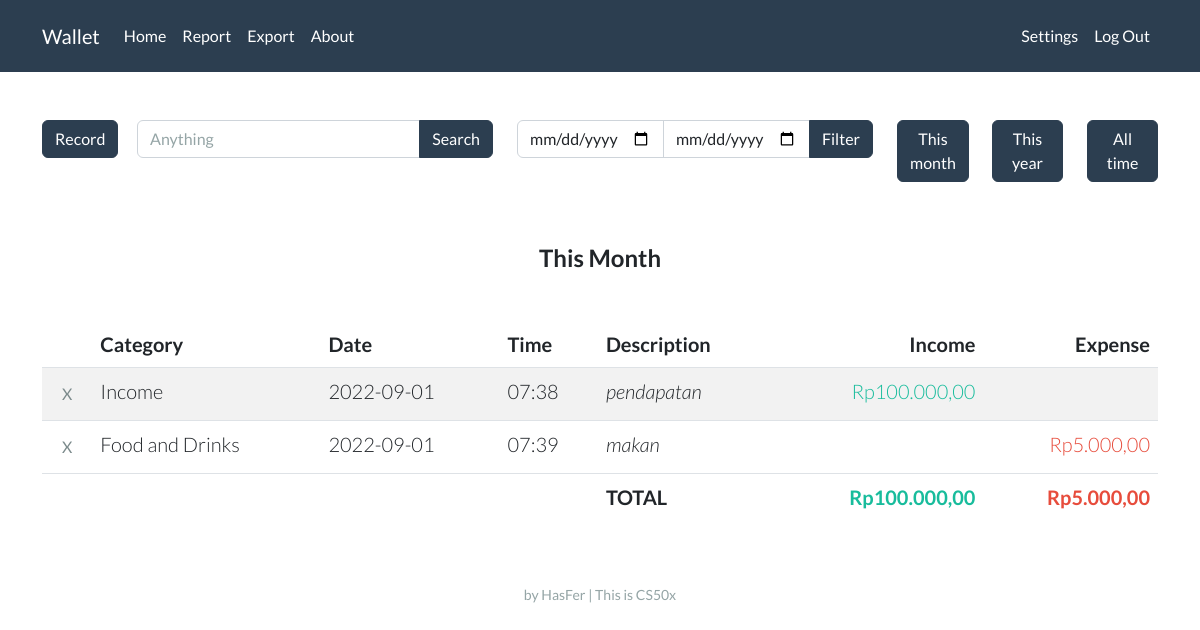
Page / (signed in) on the earlier database version.
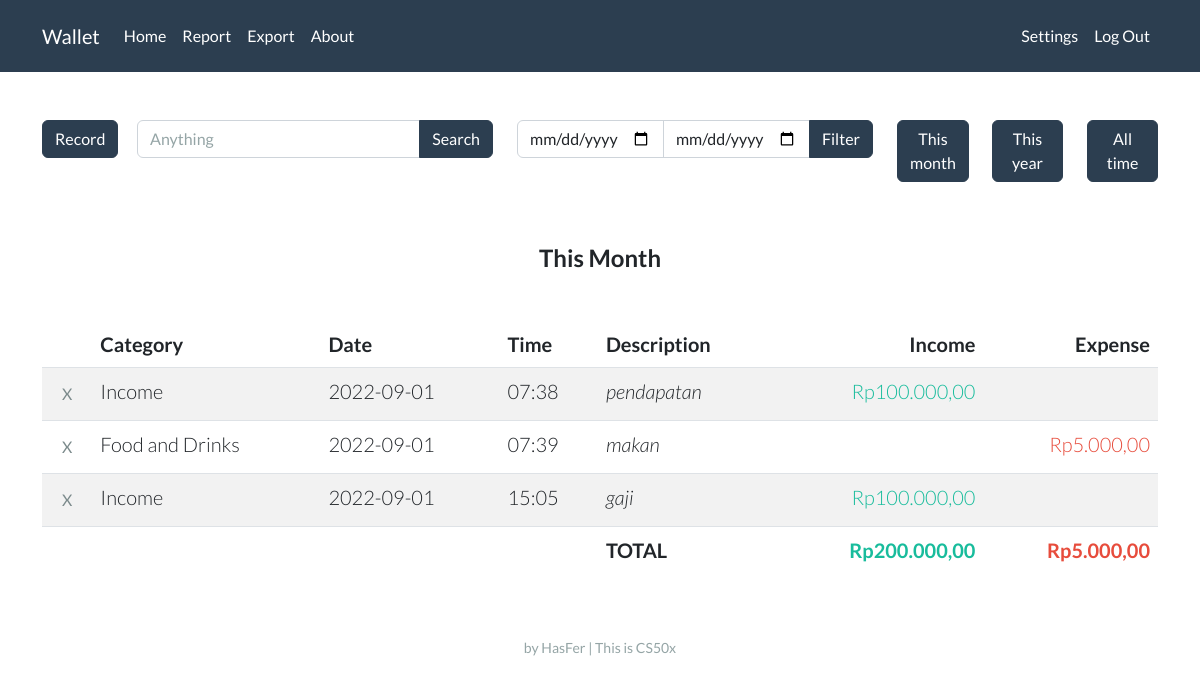
Same page on the later database version.
### tables this page shows
CREATE TABLE records (
                id INTEGER,
                user_id INTEGER,
                account_name TEXT,
                account_category TEXT,
                date NUMBER,
                time NUMBER,
                description TEXT, amount REAL, random_id TEXT,
                PRIMARY KEY(id),
                FOREIGN KEY(user_id) REFERENCES users(id)
                );

### app.py (the view, shortened to what this page needs)
@app.route("/", methods=["GET", "POST"])
def index():
    if session.get("user_id") is None:
        return render_template("index.html")
    con, cur = connect_db()
    if request.method == "GET":
        year_now = str(datetime.now().year)
        month_now = str(datetime.now().month)
        date_filter = year_now + '%' + month_now + '%'
        label = 'This Month'
    if request.form.get('filter_btn') == 'between':
        res = cur.execute("SELECT * FROM records WHERE user_id = ? AND date BETWEEN ? AND ?",
                          (session["user_id"], start_date, end_date))
    elif request.form.get('search_btn') == 'search_btn':
        res = cur.execute("SELECT * FROM records WHERE user_id = ? AND (account_name LIKE ? OR description LIKE ?)",
                          (session["user_id"], f"%{keyword}%", f"%{keyword}%"))
    else:
        res = cur.execute("SELECT * FROM records WHERE user_id = ? AND date LIKE ?", (session["user_id"], date_filter))
    res = list(res)
    income = 0
    expense = 0
    for i in res:
        if i[3] == 'Income':
            income += i[7]
        else:
            expense += i[7]
    records = []
    for i in res:
        i = list(i)
        i[7] = idr(i[7])
        records.append(i)
    income = idr(income)
    expense = idr(expense)
    con.close()
    return render_template("home.html", records=records, income=income, expense=expense, label=label, date_now=get_date_now(), time_now=get_time_now())

### helpers.py (called while the page is built)
def connect_db(db="wallet.db"):
    con = sqlite3.connect(db)
    cur = con.cursor()
    return con, cur

def idr(value):
    value = f"Rp{value:,.2f}"
    rupiah = value.replace(".", "#")
    rupiah = rupiah.replace(",", ".")
    rupiah = rupiah.replace("#", ",")
    return rupiah

def get_date_now():
    now = datetime.now()
    day = now.day
    if day < 10:
        day = f"0{day}"
    month = now.month
    if month < 10:
        month = f"0{month}"
    year = now.year
    date_now = f"{year}-{month}-{day}"
    return date_now

def get_time_now():
    now = datetime.now()
    hour = now.hour
    if hour < 10:
        hour = f"0{hour}"
    minute = now.minute
    if minute < 10:
        minute = f"0{minute}"
    time_now = f"{hour}:{minute}"
    return time_now

### templates/home.html (shortened to what this page needs)
{% extends "layout.html" %}
{% block main %}
<div class="row">
    <div class="col-lg-1">
        <button type="button" class="btn btn-primary mb-3" data-bs-toggle="collapse" data-bs-target="#demo">Record</button>
    </div>
        <div class="col-lg-4">
            <form action="/" method="post">
                <div class="input-group mb-3">
                    <input name="search_vield" type="text" class="form-control" placeholder="Anything" aria-label="Search" aria-describedby="button-addon2">
                    <button name="search_btn" value="search_btn" class="btn btn-primary" type="submit" id="button-addon2">Search</button>
                </div>
            </form>
        </div>
    <div class="col-lg-4">
        <form action="/" method="post">
            <div class="input-group mb-3">
                <input name="start_date" type="date" class="form-control">
                <input name="end_date" type="date" class="form-control">
                <button name="filter_btn" value="between" class="btn btn-primary" type="submit" id="button-addon2">Filter</button>
            </div>
        </form>
    </div>
    <div class="col-lg-1 mb-3">
        <button class="btn btn-primary mb-3" onclick="window.location.href=window.location.href;">This month</button>
    </div>
    <div class="col-lg-1 mb-3">
        <form action="/" method="post">
            <button name="filter_btn" value="thisyear" type="submit" class="btn btn-primary mb-3">This year</button>
    </div>
    <div class="col-lg-1 mb-3">
            <button name="filter_btn" value="alltime" type="submit" class="btn btn-primary mb-3">All time</button>
    </div>
</div>
<br>
<h4 class="mb-5 fw-bold">{{ label }}</h4>
<table class="table table-striped">
    <thead>
        <tr>
            <th style="width:1%;"></th>
            <th class="text-start">Category</th>
            <th class="text-start">Date</th>
            <th class="text-start">Time</th>
            <th class="text-start">Description</th>
            <th class="text-end">Income</th>
            <th class="text-end">Expense</th>
        </tr>
    </thead>
    <tbody>
        {% for record in records %}
        <tr>
            <td>
                <form action="/delete" method="post">
                    <input class="btn btn-outline-dark border-0" type="submit" value="X" title="Delete">
                </form>
            </td>
            <td class="text-start">{{ record[2] }}</td>
            <td class="text-start">{{ record[4] }}</td>
            <td class="text-start">{{ record[5] }}</td>
            <td class="text-start"><em>{{ record[6] }}</em></td>
            <td class="text-end text-success">{% if record[3] in "Income" %}{{ record[7] }}{% endif %}</td>
            <td class="text-end text-danger">{% if record[3] not in "Income" %}{{ record[7] }}{% endif %}</td>
        </tr>
        {% endfor %}
    </tbody>
    <tfoot>
        <tr>
            <td class="border-0"></td>
            <td class="border-0"></td>
            <td class="border-0"></td>
            <td class="border-0"></td>
            <td class="border-0 fw-bold text-start">TOTAL</td>
            <td class="border-0 fw-bold text-end text-success">{{ income }}</td>
            <td class="border-0 fw-bold text-end text-danger">{{ expense }}</td>
        </tr>
    </tfoot>
</table>
{% endblock %}

### templates/layout.html (shortened to what this page needs)
<!DOCTYPE html>
<html lang="en">
<head>
    <link rel="stylesheet" href="/static/light.css">
</head>
<body>
    <nav class="navbar navbar-expand-lg navbar-dark bg-primary">
        <div class="container">
            <a class="navbar-brand" href="/">Wallet</a>
            <div class="collapse navbar-collapse" id="navbarColor01">
                {% if session["user_id"] %}
                <ul class="navbar-nav me-auto">
                    <li class="nav-item"><a class="nav-link" href="#">Home</a></li>
                    <li class="nav-item"><a class="nav-link" href="#">Report</a></li>
                    <li class="nav-item"><a class="nav-link" href="#">Export</a></li>
                    <li class="nav-item"><a class="nav-link" href="#">About</a></li>
                </ul>
                <ul class="navbar-nav ms-auto">
                    <li class="nav-item"><a class="nav-link" href="/settings">Settings</a></li>
                    <li class="nav-item"><a class="nav-link" href="/logout">Log Out</a></li>
                </ul>
                {% endif %}
            </div>
        </div>
    </nav>
    <main class="container py-5 lead text-center">
        {% block main %}{% endblock %}
    </main>
    <footer class="mb-5 small text-center text-muted">
        by HasFer | This is CS50x
    </footer>
</body>
</html>

Differences in the rows shown:
added records: account_name "Income", date "2022-09-01", time "15:05", description "gaji", amount "Rp100.000,00"
Other differences:
{{ income }}: "Rp100.000,00" → "Rp200.000,00"
